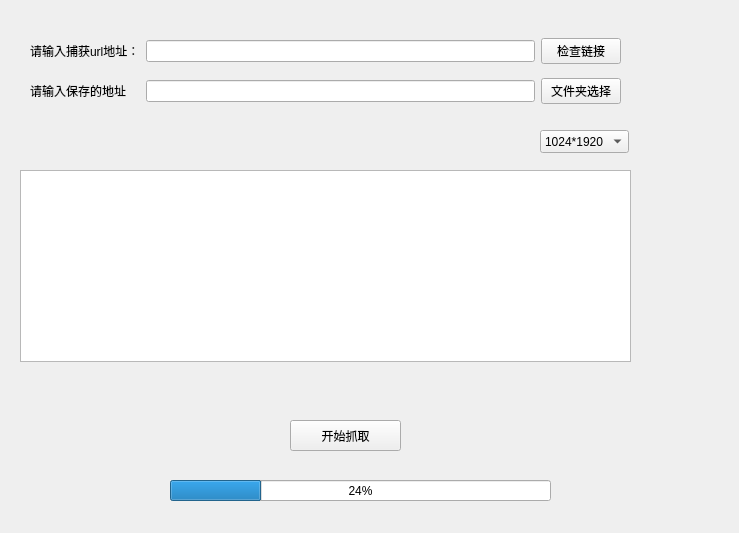
<?xml version="1.0" encoding="UTF-8"?>
<ui version="4.0">
 <class>NetToFileDialog</class>
 <widget class="QWidget" name="NetToFileDialog">
  <property name="geometry">
   <rect>
    <x>0</x>
    <y>0</y>
    <width>739</width>
    <height>533</height>
   </rect>
  </property>
  <property name="windowTitle">
   <string>Form</string>
  </property>
  <widget class="QWidget" name="gridLayoutWidget">
   <property name="geometry">
    <rect>
     <x>30</x>
     <y>30</y>
     <width>591</width>
     <height>83</height>
    </rect>
   </property>
   <layout class="QGridLayout" name="gridLayout">
    <item row="0" column="2">
     <widget class="QPushButton" name="checkUrlBtn">
      <property name="text">
       <string>检查链接</string>
      </property>
     </widget>
    </item>
    <item row="0" column="0">
     <widget class="QLabel" name="urlLab">
      <property name="text">
       <string>请输入捕获url地址：</string>
      </property>
     </widget>
    </item>
    <item row="1" column="0">
     <widget class="QLabel" name="label">
      <property name="text">
       <string>请输入保存的地址</string>
      </property>
     </widget>
    </item>
    <item row="0" column="1">
     <widget class="QLineEdit" name="urlEdit"/>
    </item>
    <item row="1" column="2">
     <widget class="QPushButton" name="saveFileBtn">
      <property name="text">
       <string>文件夹选择</string>
      </property>
     </widget>
    </item>
    <item row="1" column="1">
     <widget class="QLineEdit" name="pathEdit"/>
    </item>
   </layout>
  </widget>
  <widget class="QPushButton" name="startBtn">
   <property name="geometry">
    <rect>
     <x>290</x>
     <y>420</y>
     <width>111</width>
     <height>31</height>
    </rect>
   </property>
   <property name="text">
    <string>开始抓取</string>
   </property>
  </widget>
  <widget class="QProgressBar" name="progressBar">
   <property name="geometry">
    <rect>
     <x>170</x>
     <y>480</y>
     <width>381</width>
     <height>21</height>
    </rect>
   </property>
   <property name="value">
    <number>24</number>
   </property>
  </widget>
  <widget class="QComboBox" name="comboBox">
   <property name="geometry">
    <rect>
     <x>540</x>
     <y>130</y>
     <width>89</width>
     <height>23</height>
    </rect>
   </property>
   <item>
    <property name="text">
     <string>1024*1920</string>
    </property>
   </item>
   <item>
    <property name="text">
     <string>720*1280</string>
    </property>
   </item>
  </widget>
  <widget class="QListView" name="downloadUrlListView">
   <property name="geometry">
    <rect>
     <x>20</x>
     <y>170</y>
     <width>611</width>
     <height>192</height>
    </rect>
   </property>
  </widget>
 </widget>
 <resources/>
 <connections/>
</ui>
